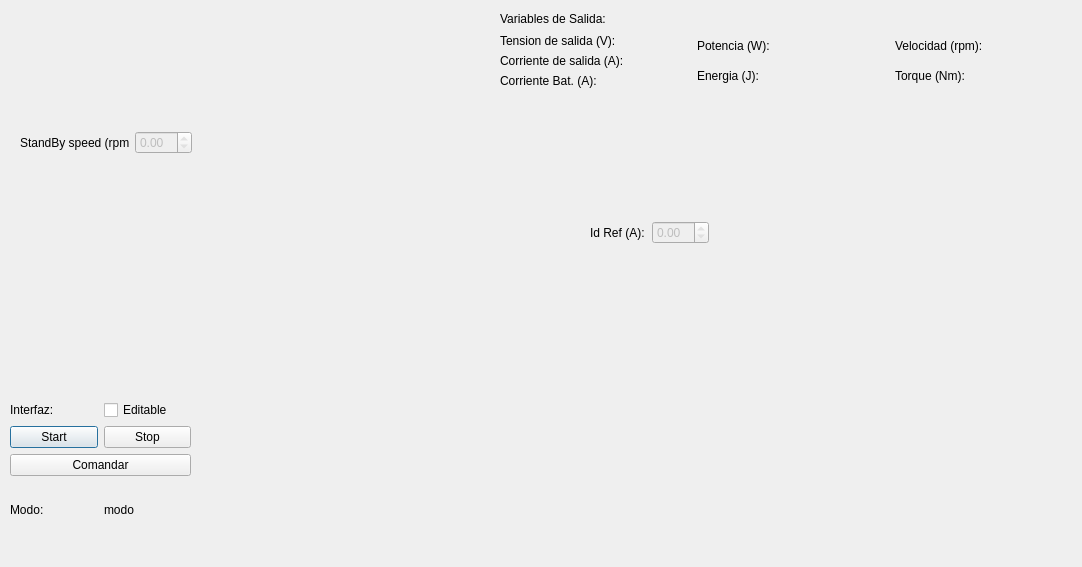
<?xml version="1.0" encoding="UTF-8"?>
<ui version="4.0">
 <class>volante</class>
 <widget class="QDialog" name="volante">
  <property name="geometry">
   <rect>
    <x>0</x>
    <y>0</y>
    <width>1082</width>
    <height>567</height>
   </rect>
  </property>
  <property name="windowTitle">
   <string>Dialog</string>
  </property>
  <widget class="QLabel" name="label">
   <property name="geometry">
    <rect>
     <x>200</x>
     <y>120</y>
     <width>861</width>
     <height>421</height>
    </rect>
   </property>
   <property name="text">
    <string/>
   </property>
   <property name="pixmap">
    <pixmap resource="imagenes.qrc">:/Imagenes/DB_VOLANTE.png</pixmap>
   </property>
   <property name="scaledContents">
    <bool>true</bool>
   </property>
  </widget>
  <widget class="QWidget" name="layoutWidget">
   <property name="geometry">
    <rect>
     <x>20</x>
     <y>130</y>
     <width>172</width>
     <height>25</height>
    </rect>
   </property>
   <layout class="QHBoxLayout" name="horizontalLayout_5">
    <item>
     <widget class="QLabel" name="text_speed_ref">
      <property name="text">
       <string>StandBy speed (rpm):</string>
      </property>
     </widget>
    </item>
    <item>
     <widget class="QDoubleSpinBox" name="spin_vol_sbyspeed_ref">
      <property name="enabled">
       <bool>false</bool>
      </property>
      <property name="readOnly">
       <bool>true</bool>
      </property>
     </widget>
    </item>
   </layout>
  </widget>
  <widget class="QWidget" name="layoutWidget_10">
   <property name="geometry">
    <rect>
     <x>590</x>
     <y>220</y>
     <width>119</width>
     <height>25</height>
    </rect>
   </property>
   <layout class="QHBoxLayout" name="horizontalLayout_6">
    <item>
     <widget class="QLabel" name="text_id_ref">
      <property name="text">
       <string>Id Ref (A):</string>
      </property>
     </widget>
    </item>
    <item>
     <widget class="QDoubleSpinBox" name="spin_vol_isd_ref">
      <property name="enabled">
       <bool>false</bool>
      </property>
      <property name="readOnly">
       <bool>true</bool>
      </property>
     </widget>
    </item>
   </layout>
  </widget>
  <widget class="QWidget" name="layoutWidget_2">
   <property name="geometry">
    <rect>
     <x>500</x>
     <y>10</y>
     <width>581</width>
     <height>78</height>
    </rect>
   </property>
   <layout class="QVBoxLayout" name="verticalLayout_11">
    <item>
     <widget class="QLabel" name="label_123">
      <property name="text">
       <string>Variables de Salida:</string>
      </property>
     </widget>
    </item>
    <item>
     <layout class="QHBoxLayout" name="horizontalLayout_8">
      <item>
       <layout class="QHBoxLayout" name="horizontalLayout">
        <item>
         <layout class="QVBoxLayout" name="verticalLayout_2">
          <item>
           <widget class="QLabel" name="label_11">
            <property name="text">
             <string>Tension de salida (V):</string>
            </property>
           </widget>
          </item>
          <item>
           <widget class="QLabel" name="label_15">
            <property name="text">
             <string>Corriente de salida (A):</string>
            </property>
           </widget>
          </item>
          <item>
           <widget class="QLabel" name="label_16">
            <property name="text">
             <string>Corriente Bat. (A):</string>
            </property>
           </widget>
          </item>
         </layout>
        </item>
        <item>
         <layout class="QVBoxLayout" name="verticalLayout_6">
          <item>
           <widget class="QLabel" name="label_vol_vo">
            <property name="text">
             <string/>
            </property>
           </widget>
          </item>
          <item>
           <widget class="QLabel" name="label_vol_io">
            <property name="text">
             <string/>
            </property>
           </widget>
          </item>
          <item>
           <widget class="QLabel" name="label_vol_ibat">
            <property name="text">
             <string/>
            </property>
           </widget>
          </item>
         </layout>
        </item>
       </layout>
      </item>
      <item>
       <spacer name="horizontalSpacer">
        <property name="orientation">
         <enum>Qt::Horizontal</enum>
        </property>
        <property name="sizeType">
         <enum>QSizePolicy::Fixed</enum>
        </property>
        <property name="sizeHint" stdset="0">
         <size>
          <width>5</width>
          <height>20</height>
         </size>
        </property>
       </spacer>
      </item>
      <item>
       <layout class="QHBoxLayout" name="horizontalLayout_3">
        <item>
         <layout class="QVBoxLayout" name="verticalLayout_9">
          <item>
           <widget class="QLabel" name="label_19">
            <property name="text">
             <string>Potencia (W):</string>
            </property>
           </widget>
          </item>
          <item>
           <widget class="QLabel" name="label_17">
            <property name="text">
             <string>Energia (J):</string>
            </property>
           </widget>
          </item>
         </layout>
        </item>
        <item>
         <layout class="QVBoxLayout" name="verticalLayout_10">
          <item>
           <widget class="QLabel" name="label_vol_po">
            <property name="text">
             <string/>
            </property>
           </widget>
          </item>
          <item>
           <widget class="QLabel" name="label_vol_ener">
            <property name="text">
             <string/>
            </property>
           </widget>
          </item>
         </layout>
        </item>
       </layout>
      </item>
      <item>
       <spacer name="horizontalSpacer_2">
        <property name="orientation">
         <enum>Qt::Horizontal</enum>
        </property>
        <property name="sizeType">
         <enum>QSizePolicy::Fixed</enum>
        </property>
        <property name="sizeHint" stdset="0">
         <size>
          <width>5</width>
          <height>20</height>
         </size>
        </property>
       </spacer>
      </item>
      <item>
       <layout class="QHBoxLayout" name="horizontalLayout_2">
        <item>
         <layout class="QVBoxLayout" name="verticalLayout_7">
          <item>
           <widget class="QLabel" name="label_25">
            <property name="text">
             <string>Velocidad (rpm):</string>
            </property>
           </widget>
          </item>
          <item>
           <widget class="QLabel" name="label_24">
            <property name="text">
             <string>Torque (Nm):</string>
            </property>
           </widget>
          </item>
         </layout>
        </item>
        <item>
         <layout class="QVBoxLayout" name="verticalLayout_8">
          <item>
           <widget class="QLabel" name="label_vol_vel">
            <property name="text">
             <string/>
            </property>
           </widget>
          </item>
          <item>
           <widget class="QLabel" name="label_vol_tor">
            <property name="text">
             <string/>
            </property>
           </widget>
          </item>
         </layout>
        </item>
       </layout>
      </item>
     </layout>
    </item>
   </layout>
  </widget>
  <widget class="QWidget" name="layoutWidget">
   <property name="geometry">
    <rect>
     <x>10</x>
     <y>400</y>
     <width>181</width>
     <height>138</height>
    </rect>
   </property>
   <layout class="QVBoxLayout" name="verticalLayout">
    <item>
     <layout class="QHBoxLayout" name="horizontalLayout_9">
      <item>
       <widget class="QLabel" name="label_2">
        <property name="text">
         <string>Interfaz:</string>
        </property>
       </widget>
      </item>
      <item>
       <widget class="QCheckBox" name="edit_checkBox">
        <property name="toolTip">
         <string>&lt;html&gt;&lt;head/&gt;&lt;body&gt;&lt;p&gt;Usa el atajo Ctrl+E para cambiar este checkbox.&lt;/p&gt;&lt;/body&gt;&lt;/html&gt;</string>
        </property>
        <property name="text">
         <string>Editable</string>
        </property>
       </widget>
      </item>
     </layout>
    </item>
    <item>
     <layout class="QHBoxLayout" name="horizontalLayout_10">
      <item>
       <widget class="QPushButton" name="pushButton_start">
        <property name="text">
         <string>Start</string>
        </property>
       </widget>
      </item>
      <item>
       <widget class="QPushButton" name="pushButton_stop">
        <property name="text">
         <string>Stop</string>
        </property>
       </widget>
      </item>
     </layout>
    </item>
    <item>
     <widget class="QPushButton" name="pushButton_comandar">
      <property name="text">
       <string>Comandar</string>
      </property>
     </widget>
    </item>
    <item>
     <layout class="QHBoxLayout" name="horizontalLayout_7">
      <item>
       <widget class="QLabel" name="label_mod">
        <property name="text">
         <string>Modo:</string>
        </property>
       </widget>
      </item>
      <item>
       <widget class="QLabel" name="label_modo">
        <property name="text">
         <string>modo</string>
        </property>
       </widget>
      </item>
     </layout>
    </item>
   </layout>
  </widget>
  <widget class="QLabel" name="label_edit">
   <property name="enabled">
    <bool>true</bool>
   </property>
   <property name="geometry">
    <rect>
     <x>10</x>
     <y>10</y>
     <width>211</width>
     <height>81</height>
    </rect>
   </property>
   <property name="font">
    <font>
     <family>Consolas</family>
     <pointsize>19</pointsize>
    </font>
   </property>
   <property name="text">
    <string/>
   </property>
   <property name="pixmap">
    <pixmap resource="imagenes.qrc">:/Imagenes/MODO_EDICION.png</pixmap>
   </property>
   <property name="scaledContents">
    <bool>true</bool>
   </property>
  </widget>
 </widget>
 <resources>
  <include location="imagenes.qrc"/>
 </resources>
 <connections/>
</ui>
